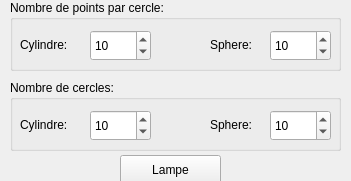
       <widget class="QWidget" name="Lampe">
        <property name="geometry">
         <rect>
          <x>0</x>
          <y>0</y>
          <width>351</width>
          <height>181</height>
         </rect>
        </property>
        <attribute name="label">
         <string>Lampe</string>
        </attribute>
        <widget class="QPushButton" name="lampeButton">
         <property name="geometry">
          <rect>
           <x>120</x>
           <y>155</y>
           <width>101</width>
           <height>29</height>
          </rect>
         </property>
         <property name="text">
          <string>Lampe</string>
         </property>
        </widget>
        <widget class="QGroupBox" name="groupBox_5">
         <property name="geometry">
          <rect>
           <x>10</x>
           <y>80</y>
           <width>331</width>
           <height>71</height>
          </rect>
         </property>
         <property name="title">
          <string>Nombre de cercles:</string>
         </property>
         <widget class="QSpinBox" name="nbCercleLampCyl">
          <property name="geometry">
           <rect>
            <x>80</x>
            <y>30</y>
            <width>61</width>
            <height>31</height>
           </rect>
          </property>
          <property name="minimum">
           <number>2</number>
          </property>
          <property name="maximum">
           <number>10000</number>
          </property>
          <property name="value">
           <number>10</number>
          </property>
         </widget>
         <widget class="QLabel" name="label_35">
          <property name="geometry">
           <rect>
            <x>10</x>
            <y>35</y>
            <width>71</width>
            <height>20</height>
           </rect>
          </property>
          <property name="text">
           <string>Cylindre:</string>
          </property>
         </widget>
         <widget class="QLabel" name="label_36">
          <property name="geometry">
           <rect>
            <x>200</x>
            <y>35</y>
            <width>61</width>
            <height>20</height>
           </rect>
          </property>
          <property name="text">
           <string>Sphere:</string>
          </property>
         </widget>
         <widget class="QSpinBox" name="nbCercleLampSpher">
          <property name="geometry">
           <rect>
            <x>260</x>
            <y>30</y>
            <width>61</width>
            <height>31</height>
           </rect>
          </property>
          <property name="minimum">
           <number>3</number>
          </property>
          <property name="maximum">
           <number>10000</number>
          </property>
          <property name="value">
           <number>10</number>
          </property>
         </widget>
        </widget>
        <widget class="QGroupBox" name="groupBox_6">
         <property name="geometry">
          <rect>
           <x>10</x>
           <y>0</y>
           <width>331</width>
           <height>71</height>
          </rect>
         </property>
         <property name="title">
          <string>Nombre de points par cercle:</string>
         </property>
         <widget class="QSpinBox" name="nbPointLampCyl">
          <property name="geometry">
           <rect>
            <x>80</x>
            <y>30</y>
            <width>61</width>
            <height>31</height>
           </rect>
          </property>
          <property name="minimum">
           <number>3</number>
          </property>
          <property name="maximum">
           <number>10000</number>
          </property>
          <property name="value">
           <number>10</number>
          </property>
         </widget>
         <widget class="QLabel" name="label_37">
          <property name="geometry">
           <rect>
            <x>10</x>
            <y>35</y>
            <width>71</width>
            <height>20</height>
           </rect>
          </property>
          <property name="text">
           <string>Cylindre:</string>
          </property>
         </widget>
         <widget class="QLabel" name="label_38">
          <property name="geometry">
           <rect>
            <x>200</x>
            <y>35</y>
            <width>61</width>
            <height>20</height>
           </rect>
          </property>
          <property name="text">
           <string>Sphere:</string>
          </property>
         </widget>
         <widget class="QSpinBox" name="nbPointLampSpher">
          <property name="geometry">
           <rect>
            <x>260</x>
            <y>30</y>
            <width>61</width>
            <height>31</height>
           </rect>
          </property>
          <property name="minimum">
           <number>3</number>
          </property>
          <property name="maximum">
           <number>10000</number>
          </property>
          <property name="value">
           <number>10</number>
          </property>
         </widget>
        </widget>
       </widget>
